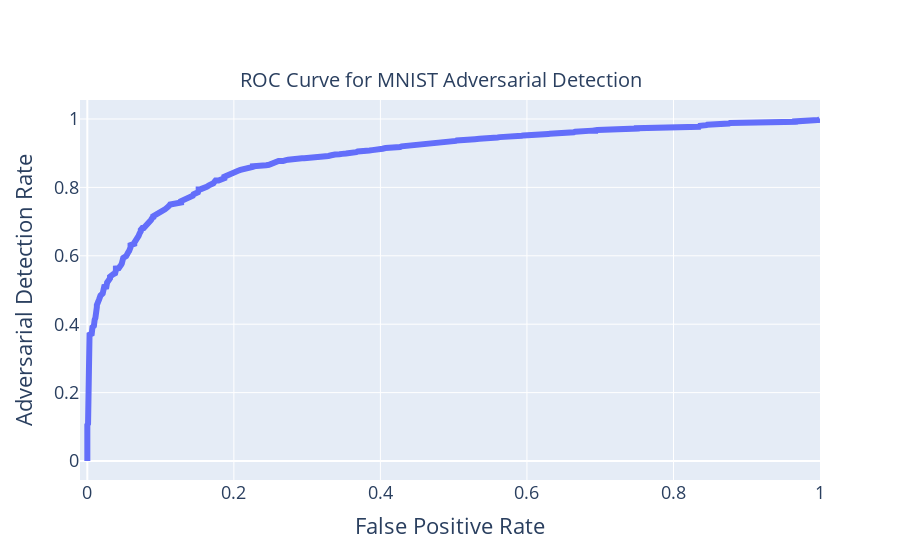

The code cell stored with this chart in its notebook:
### Code cell
import plotly.graph_objects as go

fig = go.Figure()

fig.add_trace(go.Scatter(
    x=ROC_x, y=ROC_y,line=dict(width=6)))

fig.update_xaxes(title_text="False Positive Rate",range=[-0.01,1])
fig.update_yaxes(title_text="Adversarial Detection Rate")

fig.update_layout(
    title={
        'text': "ROC Curve for MNIST Adversarial Detection",
        'y':0.87,
        'x':0.49,
        'xanchor': 'center',
        },
    font=dict(
        size=18,
    )
)
fig.update_layout(title_font_size=20)


import plotly.io as pio
pio.write_image(fig, './results/Adversarial_MNIST/Adversarial_MNIST_ROC.png', width=500, height=500)
fig.show()

### Figure 1 — Plotly figure (JSON) as saved in the notebook; plotly's stock layout.template omitted (floating-point values rounded to 4 significant figures; data arrays with more than 128 entries replaced by an {"elided": "..."} marker saying what was removed)
{"data": [{"line": {"width": 6}, "type": "scatter", "x": {"elided": "1000 float values"}, "y": {"elided": "1000 float values"}}], "layout": {"font": {"size": 18}, "title": {"font": {"size": 20}, "text": "ROC Curve for MNIST Adversarial Detection", "x": 0.49, "xanchor": "center", "y": 0.87}, "xaxis": {"range": [-0.01, 1], "title": {"text": "False Positive Rate"}}, "yaxis": {"title": {"text": "Adversarial Detection Rate"}}}}
